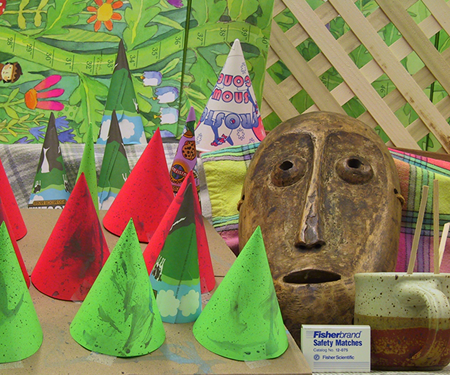
#> input picture Stage1/test_data/cones/im2.png, 450 x 375 px; its folder holds 4 pictures in this run
$ python test_stage1.py   (older library calls are emulated)
#> lines starting #> are read from the running program, lines starting #| are printed output that depends on the picture; after the words box and inside, x2 and y2 are one past the last pixel; in counts of white or black regions, pixels touching at a corner belong together
### Stage1/utils/calibration_loader.py
"""Calibration loader and epipolar rectification engine for binocular cameras."""

from __future__ import annotations
from pathlib import Path
import cv2
import numpy as np


class StereoCalibration:
    """Manages binocular calibration parameters and precomputes epipolar rectification maps."""

    def __init__(
        self,
        calibration_path: str | Path = "calibration/stereo_calibration_fixed.yml",
        target_size: tuple[int, int] = (1920, 1080),  # (width, height)
    ) -> None:
        self.calibration_path = Path(calibration_path)
        self.target_width, self.target_height = target_size
        self.K1: np.ndarray | None = None
        self.D1: np.ndarray | None = None
        self.K2: np.ndarray | None = None
        self.D2: np.ndarray | None = None
        self.R: np.ndarray | None = None
        self.T: np.ndarray | None = None  # in mm
        self.baseline_m: float = 0.0
        self.focal_length_px: float = 0.0

        self.map_left_x: np.ndarray | None = None
        self.map_left_y: np.ndarray | None = None
        self.map_right_x: np.ndarray | None = None
        self.map_right_y: np.ndarray | None = None
        self.P1: np.ndarray | None = None
        self.P2: np.ndarray | None = None
        self.Q: np.ndarray | None = None

        self._load_and_init()

    def _load_and_init(self) -> None:
        if not self.calibration_path.exists():
            raise FileNotFoundError(f"Calibration file not found at: {self.calibration_path}")

        storage = cv2.FileStorage(str(self.calibration_path), cv2.FILE_STORAGE_READ)
        if not storage.isOpened():
            raise IOError(f"Could not open OpenCV calibration file: {self.calibration_path}")

        matrices = {}
        for key in ("K1", "D1", "K2", "D2", "R", "T"):
            node = storage.getNode(key)
            if node.empty():
                storage.release()
                raise ValueError(f"Calibration file missing required matrix node: {key}")
            matrices[key] = node.mat().astype(np.float64)
        storage.release()

        self.K1 = matrices["K1"]
        self.D1 = matrices["D1"]
        self.K2 = matrices["K2"]
        self.D2 = matrices["D2"]
        self.R = matrices["R"]
        self.T = matrices["T"].reshape(3, 1)

        # Baseline: T translation vector is in millimetres in the YAML file
        norm_t_mm = float(np.linalg.norm(self.T))
        self.baseline_m = norm_t_mm / 1000.0
        if self.baseline_m <= 0:
            raise ValueError(f"Calculated non-positive baseline from T: {self.T}")

        # Compute scaling factors if capture resolution differs from native 1080p calibration
        calib_w, calib_h = 1920, 1080
        sx = self.target_width / calib_w
        sy = self.target_height / calib_h
        if abs(sx - sy) > 0.01:
            print(
                f"[Calibration] Warning: non-isotropic aspect ratio scaling: "
                f"sx={sx:.3f}, sy={sy:.3f}. Epipolar lines may be distorted!"
            )

        k1_scaled = self.K1.copy()
        k1_scaled[0, 0] *= sx
        k1_scaled[0, 2] *= sx
        k1_scaled[1, 1] *= sy
        k1_scaled[1, 2] *= sy

        k2_scaled = self.K2.copy()
        k2_scaled[0, 0] *= sx
        k2_scaled[0, 2] *= sx
        k2_scaled[1, 1] *= sy
        k2_scaled[1, 2] *= sy

        image_size = (self.target_width, self.target_height)
        R1, R2, P1, P2, Q, _, _ = cv2.stereoRectify(
            k1_scaled,
            self.D1,
            k2_scaled,
            self.D2,
            image_size,
            self.R,
            self.T,
            flags=cv2.CALIB_ZERO_DISPARITY,
            alpha=0,
            newImageSize=image_size,
        )

        self.map_left_x, self.map_left_y = cv2.initUndistortRectifyMap(
            k1_scaled, self.D1, R1, P1, image_size, cv2.CV_32FC1
        )
        self.map_right_x, self.map_right_y = cv2.initUndistortRectifyMap(
            k2_scaled, self.D2, R2, P2, image_size, cv2.CV_32FC1
        )

        self.P1 = P1
        self.P2 = P2
        self.Q = Q
        self.focal_length_px = float(P1[0, 0])

        print(
            f"[Calibration] Loaded successfully. "
            f"Baseline: {self.baseline_m * 1000.0:.2f} mm | "
            f"Rectified fx: {self.focal_length_px:.1f} px | "
            f"Resolution: {self.target_width}x{self.target_height}"
        )
        self._cached_maps: dict[tuple[int, int], tuple[np.ndarray, np.ndarray, np.ndarray, np.ndarray, float]] = {
            (self.target_width, self.target_height): (
                self.map_left_x,
                self.map_left_y,
                self.map_right_x,
                self.map_right_y,
                self.focal_length_px,
            )
        }

    def get_maps_for_size(
        self, width: int, height: int
    ) -> tuple[np.ndarray, np.ndarray, np.ndarray, np.ndarray, float]:
        """Compute and cache rectification maps for any incoming stream resolution."""
#> in test_traditional_sgbm, left is the input picture: shape (375, 450, 3); mean B, G, R 82.3, 130.2, 132.6
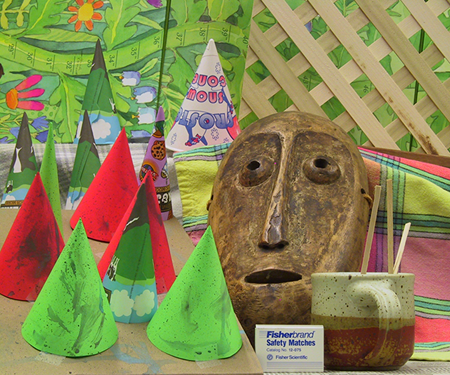
#> input picture Stage1/test_data/cones/im6.png, 450 x 375 px
#> in test_traditional_sgbm, right is the input picture: shape (375, 450, 3); mean B, G, R 83.6, 133.3, 137.4
        if (width, height) in self._cached_maps:
            return self._cached_maps[(width, height)]

        calib_w, calib_h = 1920, 1080
        sx = width / calib_w
        sy = height / calib_h

        k1_scaled = self.K1.copy()
        k1_scaled[0, 0] *= sx
        k1_scaled[0, 2] *= sx
        k1_scaled[1, 1] *= sy
        k1_scaled[1, 2] *= sy

        k2_scaled = self.K2.copy()
        k2_scaled[0, 0] *= sx
        k2_scaled[0, 2] *= sx
        k2_scaled[1, 1] *= sy
        k2_scaled[1, 2] *= sy

        image_size = (width, height)
        R1, R2, P1, P2, _, _, _ = cv2.stereoRectify(
            k1_scaled,
            self.D1,
            k2_scaled,
            self.D2,
            image_size,
            self.R,
            self.T,
            flags=cv2.CALIB_ZERO_DISPARITY,
            alpha=0,
            newImageSize=image_size,
        )

        map_l_x, map_l_y = cv2.initUndistortRectifyMap(
            k1_scaled, self.D1, R1, P1, image_size, cv2.CV_32FC1
        )
        map_r_x, map_r_y = cv2.initUndistortRectifyMap(
            k2_scaled, self.D2, R2, P2, image_size, cv2.CV_32FC1
        )
        focal_px = float(P1[0, 0])
        self._cached_maps[(width, height)] = (map_l_x, map_l_y, map_r_x, map_r_y, focal_px)
        return self._cached_maps[(width, height)]

    # [23 lines left out: functions get_focal_length, rectify_pair, not called in this run]

### Stage1/estimators/traditional_sgbm.py
"""Traditional OpenCV Semi-Global Block Matching (StereoSGBM) Estimator."""

from __future__ import annotations
import cv2
import numpy as np

from .base import BaseStereoEstimator


class TraditionalSGBMEstimator(BaseStereoEstimator):
    """Traditional stereo matching using OpenCV's StereoSGBM algorithm with optional WLS filter.

    This serves as the classical baseline for Stage 1. It demonstrates the
    inherent limitation of local intensity/census correlation on untextured
    planar surfaces (white tables, cardboard boxes), yielding black void pixels (holes).
    """

    def __init__(
        self,
        min_disparity: int = 0,
        num_disparities: int = 16 * 10,  # 160 px search range covers close indoor objects down to ~0.7m
        block_size: int = 5,
        uniqueness_ratio: int = 5,  # Slightly lower ratio prevents excessive void rejection on low-texture walls
        speckle_window_size: int = 50,
        speckle_range: int = 16,
        disp_12_max_diff: int = 1,
        use_wls_filter: bool = True,
        wls_lambda: float = 8000.0,
        wls_sigma: float = 1.5,
        swap_cameras: bool = False,
    ) -> None:
        self._min_disp = min_disparity
        self._num_disp = num_disparities
        self._block_size = block_size
        self._uniqueness = uniqueness_ratio
        self._speckle_window = speckle_window_size
        self._speckle_range = speckle_range
        self._disp12_max_diff = disp_12_max_diff
        self._use_wls = use_wls_filter
        self._wls_lambda = wls_lambda
        self._wls_sigma = wls_sigma
        self.swap_cameras = swap_cameras

        self._matcher_left: cv2.StereoSGBM | None = None
        self._matcher_right: cv2.StereoMatcher | None = None
        self._wls_filter = None
        self._has_ximgproc = False

    @property
    def name(self) -> str:
        return "Traditional StereoSGBM"

    def initialize(self) -> None:
        # P1 and P2 control disparity smoothness across scanlines
        channels = 1
        p1 = 8 * channels * (self._block_size ** 2)
        p2 = 32 * channels * (self._block_size ** 2)

        self._matcher_left = cv2.StereoSGBM_create(
            minDisparity=self._min_disp,
            numDisparities=self._num_disp,
            blockSize=self._block_size,
            P1=p1,
            P2=p2,
            disp12MaxDiff=self._disp12_max_diff,
            uniquenessRatio=self._uniqueness,
            speckleWindowSize=self._speckle_window,
            speckleRange=self._speckle_range,
            mode=cv2.STEREO_SGBM_MODE_SGBM_3WAY,
        )

        if self._use_wls and hasattr(cv2, "ximgproc"):
            try:
                self._matcher_right = cv2.ximgproc.createRightMatcher(self._matcher_left)
                self._wls_filter = cv2.ximgproc.createDisparityWLSFilter(self._matcher_left)
                self._wls_filter.setLambda(self._wls_lambda)
                self._wls_filter.setSigmaColor(self._wls_sigma)
                self._has_ximgproc = True
            except Exception as e:
                print(f"[TraditionalSGBM] WLS filter init failed ({e}); using raw SGBM.")
                self._has_ximgproc = False

    def estimate_disparity(
        self,
        left_rectified: np.ndarray,
        right_rectified: np.ndarray,
    ) -> np.ndarray:
        if self._matcher_left is None:
            self.initialize()

        gray_left = (
            cv2.cvtColor(left_rectified, cv2.COLOR_BGR2GRAY)
            if left_rectified.ndim == 3
            else left_rectified
        )
        gray_right = (
            cv2.cvtColor(right_rectified, cv2.COLOR_BGR2GRAY)
            if right_rectified.ndim == 3
            else right_rectified
        )
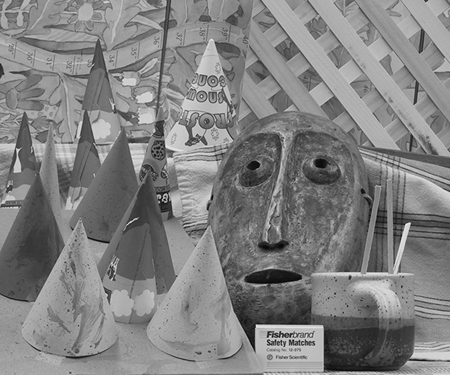
#> gray_right: shape (375, 450); min 0, max 244, mean 128.9

        if self.swap_cameras:
            gray_left, gray_right = gray_right, gray_left

        if self._has_ximgproc and self._matcher_right is not None and self._wls_filter is not None:
            disp_l = self._matcher_left.compute(gray_left, gray_right)
            disp_r = self._matcher_right.compute(gray_right, gray_left)
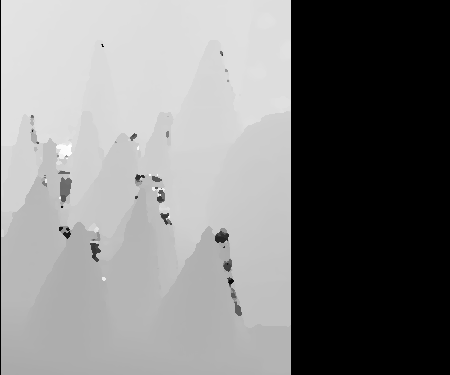
#> disp_r: shape (375, 450) int16; min -2560, max 0, mean -1266.3; drawn with min black and max white
            filtered_disp = self._wls_filter.filter(disp_l, gray_left, disparity_map_right=disp_r)
            disparity = filtered_disp.astype(np.float32) / 16.0
        else:
            disp_raw = self._matcher_left.compute(gray_left, gray_right)
            disparity = disp_raw.astype(np.float32) / 16.0

        # Mark negative disparities and invalid matches as NaN
        invalid_mask = disparity <= self._min_disp
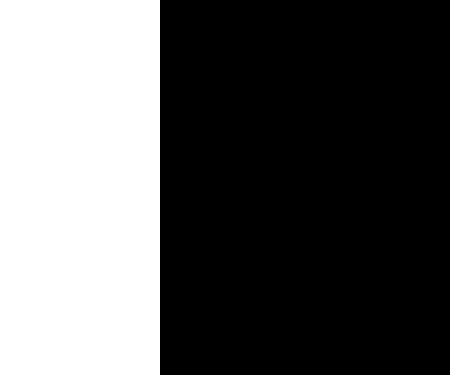
#> invalid_mask: shape (375, 450) bool; 35.6% white; 1 white region, box (x1, y1, x2, y2) and area: (0, 0, 160, 375) 60000
        disparity[invalid_mask] = np.nan
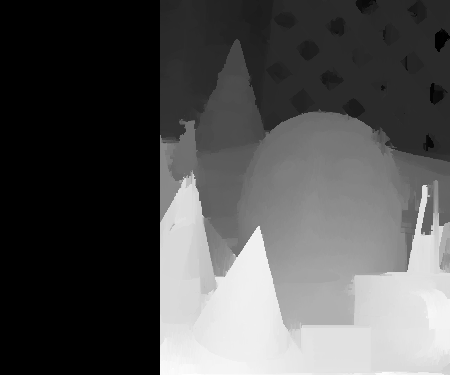
#> disparity: shape (375, 450) float32; 35.56% of the values are NaN or infinite; the others: min 15, max 51.12, mean 33.08; drawn with min black, max white, NaN and infinite black
        return disparity

### Stage1/utils/depth_converter.py
"""Depth calculation, metric colorization, legend generation, and measurement metrics."""

from __future__ import annotations
import cv2
import numpy as np


def disparity_to_depth(
    disparity: np.ndarray,
    focal_length_px: float,
    baseline_m: float,
    min_disparity: float = 0.5,
    min_depth: float = 0.2,
    max_depth: float = 10.0,
) -> np.ndarray:
    """Convert a 2D disparity map (in pixels) into absolute metric depth (in metres).

    Formula: Z = (fx * B) / d
    """
    depth = np.full(disparity.shape, np.nan, dtype=np.float32)
    valid = np.isfinite(disparity) & (disparity >= min_disparity)

    calculated = np.zeros_like(disparity)
    calculated[valid] = (focal_length_px * baseline_m) / disparity[valid]

    # Filter out physical depth outliers
    depth_valid = valid & (calculated >= min_depth) & (calculated <= max_depth)
    depth[depth_valid] = calculated[depth_valid]
    return depth


# [21 lines left out: function colorize_disparity, not called in this run]


def colorize_depth(
    depth: np.ndarray,
    min_depth: float = 0.4,
    max_depth: float = 4.0,
    colormap: int = cv2.COLORMAP_TURBO,
) -> np.ndarray:
    """Colorize absolute depth using Turbo colormap (warm=near, cool=far).

    Invalid pixels (NaN or out of bounds) are shown in solid black.
    """
    vis = np.zeros((*depth.shape, 3), dtype=np.uint8)
    valid = np.isfinite(depth) & (depth >= min_depth) & (depth <= max_depth)
    if not np.any(valid):
        return vis

    # Map [min_depth, max_depth] linearly to [0, 255]
    # 0 = close (red/warm in Turbo inverted, or blue in standard Turbo)
    # Using standard Turbo: 0 = dark blue (close), 255 = dark red (far),
    # or invert so 0 = red (near), 255 = blue (far).
    # In robotics, warm colors (red/orange) = near, cool colors (blue/cyan) = far is conventional.
    clipped = np.clip(depth[valid], min_depth, max_depth)
    ratio = (clipped - min_depth) / (max_depth - min_depth)
    scaled_uint8 = np.clip(ratio * 255.0, 0, 255).astype(np.uint8)

    colored = cv2.applyColorMap(scaled_uint8, colormap)
    vis[valid] = colored
    return vis


# [82 lines left out: function attach_depth_legend, not called in this run]


def calculate_compactness(
    depth_or_disparity: np.ndarray,
    crop_x_offset: int | None = None,
    crop_w: int | None = None,
) -> float:
    """Compute the compactness (fill rate / density percentage) of valid depth pixels.

    Formula: (valid_pixels / total_pixels) * 100.0
    If crop_x_offset and crop_w are provided, compactness is computed strictly
    over the evaluated sub-region. If not provided and pillarbox margin bars exist,
    it computes over the active horizontal FOV where disparity was estimated.
    """
    if depth_or_disparity.size == 0:
        return 0.0

    if crop_x_offset is not None and crop_w is not None and crop_w > 0:
        region = depth_or_disparity[:, crop_x_offset : crop_x_offset + crop_w]
    else:
        # Auto-detect active horizontal evaluation range if left/right are all invalid
        valid_cols = np.where(np.any(np.isfinite(depth_or_disparity) & (depth_or_disparity > 0), axis=0))[0]
#> valid_cols = 290 values from 160 to 449
        if len(valid_cols) == 0:
            return 0.0
        c_min, c_max = valid_cols[0], valid_cols[-1] + 1
#> c_min = 160; c_max = 450
        region = depth_or_disparity[:, c_min:c_max]
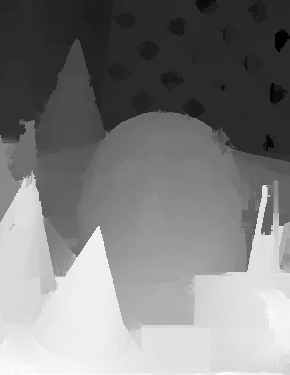
#> region: shape (375, 290) float32; min 15, max 51.12, mean 33.1; drawn with min black and max white

    total = region.size
    if total == 0:
        return 0.0
    valid = np.count_nonzero(np.isfinite(region) & (region > 0))
#> valid = 108750
    return float(valid / total) * 100.0


def sample_roi_depth(
    depth_map: np.ndarray,
    center_x: int,
    center_y: int,
    box_radius: int = 12,
) -> tuple[float, float, float]:
    """Sample depth over a local window centered at (center_x, center_y).

    Returns:
        median_z: Median depth in metres (NaN if no valid pixels).
        std_z: Standard deviation in metres.
        valid_ratio: Proportion of valid pixels in the ROI (0.0 to 1.0).
    """
    h, w = depth_map.shape[:2]
    x1 = max(0, center_x - box_radius)
    x2 = min(w, center_x + box_radius + 1)
    y1 = max(0, center_y - box_radius)
    y2 = min(h, center_y + box_radius + 1)

    roi = depth_map[y1:y2, x1:x2]
    valid = roi[np.isfinite(roi) & (roi > 0)]
    total_pixels = roi.size

    if len(valid) == 0:
        return float("nan"), float("nan"), 0.0

    median_z = float(np.median(valid))
    std_z = float(np.std(valid))
    valid_ratio = float(len(valid) / total_pixels)
    return median_z, std_z, valid_ratio

### Stage1/estimators/deep_crestereo.py
"""Deep Learning Stereo Estimator using CREStereo ONNX with GPU acceleration."""

from __future__ import annotations
import ctypes
import glob
import os
from pathlib import Path
import sys
import cv2
import numpy as np

try:
    import onnxruntime as ort
except ImportError:
    ort = None

from .base import BaseStereoEstimator


def _setup_cuda_and_cudnn() -> None:
    """Preload cuDNN and CUDA libraries if installed via pip nvidia-* packages."""
    search_dirs = [p for p in sys.path if "site-packages" in p]
    for base in search_dirs:
        for pkg in ("cudnn", "cuda_runtime", "cublas"):
            lib_dir = os.path.join(base, "nvidia", pkg, "lib")
            if os.path.isdir(lib_dir):
                if lib_dir not in os.environ.get("LD_LIBRARY_PATH", ""):
                    os.environ["LD_LIBRARY_PATH"] = (
                        f"{lib_dir}:{os.environ.get('LD_LIBRARY_PATH', '')}"
                    )
                # Load sub-libraries before main libcudnn.so.9 so dependencies resolve cleanly
                all_sos = glob.glob(os.path.join(lib_dir, "*.so*"))
                sub_libs = [s for s in all_sos if "libcudnn.so" not in os.path.basename(s)]
                main_libs = [s for s in all_sos if "libcudnn.so" in os.path.basename(s)]
                for so in sorted(sub_libs) + sorted(main_libs):
                    try:
                        ctypes.CDLL(so, mode=ctypes.RTLD_GLOBAL)
                    except Exception:
                        pass


_setup_cuda_and_cudnn()


class DeepCREStereoEstimator(BaseStereoEstimator):
    """Deep learning stereo matching using CREStereo ONNX.

    CREStereo uses cascaded recurrent GRU updates with adaptive correlation,
    providing 100% dense (zero-hole) depth maps even across textureless lab surfaces.
    """

    # [13 lines left out: function __init__, not called in this run]

    @property
    def name(self) -> str:
        return "Deep CREStereo (CUDA/ONNX)"

    # [121 lines left out: functions initialize, active_crop_bounds, _prepare_tensor, _center_crop_4_3, estimate_disparity, not called in this run]

### Stage1/test_stage1.py
"""Automated unit and integration test suite for Stage 1 Stereo Vision."""

from __future__ import annotations
from pathlib import Path
import sys
import numpy as np

if hasattr(sys.stdout, "reconfigure"):
    sys.stdout.reconfigure(encoding="utf-8")

# Ensure Stage1 is in python path
stage1_dir = Path(__file__).resolve().parent
if str(stage1_dir) not in sys.path:
    sys.path.insert(0, str(stage1_dir))

from utils import (
    StereoCalibration,
    disparity_to_depth,
    colorize_disparity,
    colorize_depth,
    attach_depth_legend,
    calculate_compactness,
    sample_roi_depth,
)
from estimators import TraditionalSGBMEstimator, DeepCREStereoEstimator


def test_calibration() -> None:
    print("\n--- [Test 1] Testing Stereo Calibration & Rectification ---")
    calib_path = stage1_dir / "calibration" / "stereo_calibration_fixed.yml"
    assert calib_path.exists(), f"Calibration file missing at {calib_path}"

    calib = StereoCalibration(calibration_path=calib_path, target_size=(1920, 1080))
    assert calib.K1 is not None and calib.K1.shape == (3, 3)
    assert calib.K2 is not None and calib.K2.shape == (3, 3)
    assert calib.baseline_m > 0.05 and calib.baseline_m < 0.07, f"Unexpected baseline: {calib.baseline_m}m"
    assert calib.focal_length_px > 3000, f"Unexpected focal length: {calib.focal_length_px}px"
    assert calib.map_left_x is not None and calib.map_left_y is not None
    assert calib.map_right_x is not None and calib.map_right_y is not None

    # Test dynamic resolution map generation (e.g. 960x540 for bandwidth-saving streams)
    map_lx, map_ly, map_rx, map_ry, fx_half = calib.get_maps_for_size(960, 540)
    assert map_lx.shape == (540, 960)
    assert np.isclose(fx_half, calib.focal_length_px * 0.5, atol=1.0)
    print("✓ Dynamic 960x540 rectification maps verified without full-frame upscaling.")

    print(f"✓ Baseline validated: {calib.baseline_m * 1000.0:.2f} mm")
    print(f"✓ Rectified fx validated: {calib.focal_length_px:.1f} px")
    print(f"✓ Rectification maps generated successfully: {calib.map_left_x.shape}")


def test_traditional_sgbm() -> None:
    print("\n--- [Test 2] Testing Traditional StereoSGBM Estimator ---")
    import cv2
    l_path = stage1_dir / "test_data" / "cones" / "im2.png"
    r_path = stage1_dir / "test_data" / "cones" / "im6.png"
    assert l_path.exists() and r_path.exists()

    left = cv2.imread(str(l_path))
    right = cv2.imread(str(r_path))

    estimator = TraditionalSGBMEstimator()
    estimator.initialize()
    assert estimator.name == "Traditional StereoSGBM"

    disparity = estimator.estimate_disparity(left, right)
    assert disparity.shape == left.shape[:2]
    assert disparity.dtype == np.float32

    compactness = calculate_compactness(disparity)
#> compactness = 100
    print(f"✓ SGBM disparity computed. Shape: {disparity.shape}")
#| ✓ SGBM disparity computed. Shape: (375, 450)
    print(f"✓ SGBM Compactness: {compactness:.1f}% (demonstrates classical voids/holes)")
#| ✓ SGBM Compactness: 100.0% (demonstrates classical voids/holes)

    # Test swapped camera mode
    estimator.swap_cameras = True
    disp_swapped = estimator.estimate_disparity(left, right)
#> in estimate_disparity (call 2), `disp_l = self._matcher_left.compute(gray_left, gray_right)`:
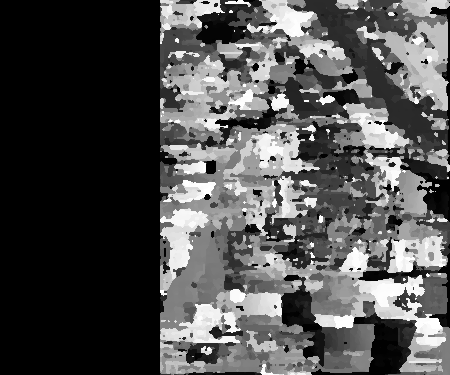
#> disp_l: shape (375, 450) int16; min -16, max 2544, mean 788.7; drawn with min black and max white
#> (the rest of the program and of its run is left out)
